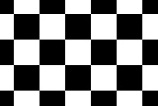
%> input picture FPGA/Sobel_VGA/Image03.jpg, 158 x 106 px
$ octave q3_4.m   (GNU Octave 9; MATLAB toolbox functions it lacks are replaced by stand-ins)
%> lines starting %> are read from the running program, lines starting %| are printed output that depends on the picture
clc; clear all; close all;
%%

ImageName = im2double(imread('Image03.jpg'));
%> ImageName: size 106x158x3 double; min 0, max 1, mean 0.499
gray =@(im) (im(:,:,1) + im(:,:,2) + im(:,:,3) )/3;
ImageGray = gray(ImageName);
figure;imshow(ImageName);
[cA,cH,cV,cD] = dwt2(ImageGray,'db1');
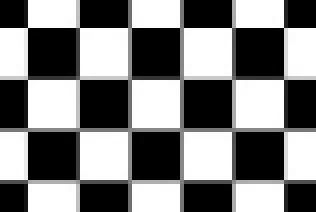
%> cA: size 53x79 double (shown 4 times larger); min 0, max 2, mean 0.999; drawn with min black and max white
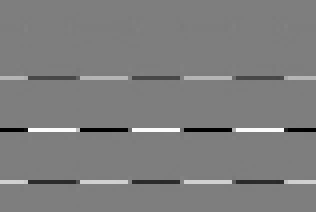
%> cH: size 53x79 double (shown 4 times larger); min -0.943, max 0.963, mean -9.41e-05; drawn with min black and max white
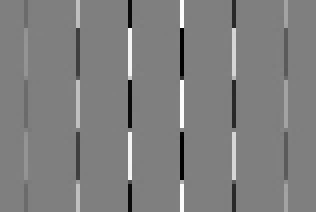
%> cV: size 53x79 double (shown 4 times larger); min -0.943, max 0.943, mean -0.000117; drawn with min black and max white
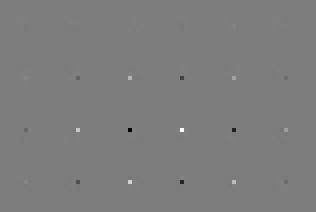
%> cD: size 53x79 double (shown 4 times larger); min -0.855, max 0.882, mean -1.73e-05; drawn with min black and max white
figure;imshow( cA )
figure;imshow( cH )
figure;imshow( cV )
%> after `imshow( cV )`:
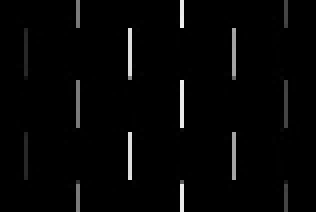
%> displayed picture: size 53x79, on the screen's scale of 0 to 255 (shown 4 times larger); min 0, max 241, mean 5.3
figure;imshow( cD )

mat1 = [];mat2=[];
for row = 1:size(ImageGray,1)
    [cA1,cD1] = dwt(ImageGray(row,:),'db1');
    mat1 = [ mat1;cA1];
    mat2 = [ mat2;cD1];
end
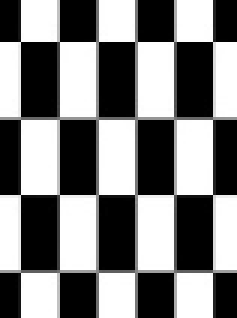
%> mat1: size 106x79 double (shown 3 times larger); min 0, max 1.41, mean 0.706; drawn with min black and max white
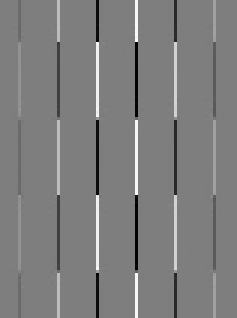
%> mat2: size 106x79 double (shown 3 times larger); min -0.682, max 0.693, mean -8.25e-05; drawn with min black and max white
% ============
mat11 =[];mat12=[];mat21 =[];mat22 =[];
for col = 1:size(mat1,2)
    [cA1,cD1]   = dwt(mat1(:,col),'db1');
    [cA2,cD2]   = dwt(mat2(:,col),'db1');

    mat11 = [ mat11,cA1];
    mat12 = [ mat12,cD1];
    mat21 = [ mat21,cA2];
    mat22 = [ mat22,cD2];
end

figure;imshow( mat11 )
figure;imshow( mat12 )
figure;imshow( mat21 )
figure;imshow( mat22 )

% [cA1,cD1] = dwt(ImageGray,'db1');
% [cA1A,cD1A] = dwt(cA1','db1');
% [cA1D,cD1D] = dwt(cD1','db1');
%
% figure;imshow( cA1A )
% figure;imshow( cD1A )
% figure;imshow( cA1D )
% figure;imshow( cD1D )

$ run again, with FPGA/Sobel_VGA/Image02.jpg copied over FPGA/Sobel_VGA/Image03.jpg
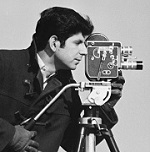
%> input picture FPGA/Sobel_VGA/Image02.jpg, 150 x 152 px
%> after the loop `for row = 1:size(ImageGray,1)`:
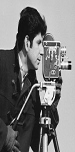
%> mat1: size 152x75 double; min 0.00555, max 1.41, mean 0.675; drawn with min black and max white
%> after the loop `for row = 1:size(ImageGray,1)`:
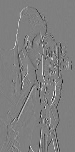
%> mat2: size 152x75 double; min -0.652, max 0.652, mean -0.00309; drawn with min black and max white
